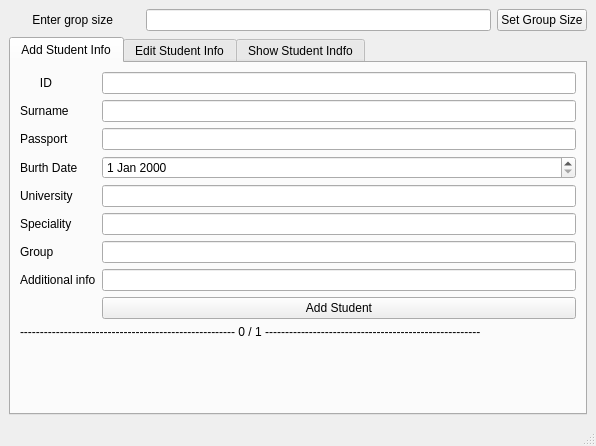
<?xml version="1.0" encoding="UTF-8"?>
<ui version="4.0">
 <class>MainWindow</class>
 <widget class="QMainWindow" name="MainWindow">
  <property name="geometry">
   <rect>
    <x>0</x>
    <y>0</y>
    <width>596</width>
    <height>446</height>
   </rect>
  </property>
  <property name="windowTitle">
   <string>MainWindow</string>
  </property>
  <widget class="QWidget" name="centralwidget">
   <layout class="QVBoxLayout" name="verticalLayout_2">
    <item>
     <layout class="QVBoxLayout" name="verticalLayout">
      <item>
       <layout class="QHBoxLayout" name="horizontalLayout">
        <item>
         <widget class="QLabel" name="groupSizeLabel">
          <property name="enabled">
           <bool>true</bool>
          </property>
          <property name="text">
           <string>       Enter grop size        </string>
          </property>
         </widget>
        </item>
        <item>
         <widget class="QLineEdit" name="groupSizeEdit"/>
        </item>
        <item>
         <widget class="QPushButton" name="groupSizeEditButton">
          <property name="text">
           <string>Set Group Size</string>
          </property>
         </widget>
        </item>
       </layout>
      </item>
      <item>
       <widget class="QTabWidget" name="tabWidget">
        <property name="toolTip">
         <string>&lt;html&gt;&lt;head/&gt;&lt;body&gt;&lt;p&gt;&lt;br/&gt;&lt;/p&gt;&lt;/body&gt;&lt;/html&gt;</string>
        </property>
        <property name="currentIndex">
         <number>0</number>
        </property>
        <widget class="QWidget" name="tabWidgetPage1" native="true">
         <attribute name="title">
          <string>Add Student Info</string>
         </attribute>
         <layout class="QVBoxLayout" name="verticalLayout_3">
          <item>
           <layout class="QGridLayout" name="gridLayout">
            <item row="2" column="0">
             <layout class="QFormLayout" name="formLayout">
              <item row="1" column="0">
               <widget class="QLabel" name="surnameLabel">
                <property name="text">
                 <string>Surname</string>
                </property>
               </widget>
              </item>
              <item row="1" column="1">
               <widget class="QLineEdit" name="surnameEdit"/>
              </item>
              <item row="2" column="0">
               <widget class="QLabel" name="pasportLabel">
                <property name="text">
                 <string>Passport</string>
                </property>
               </widget>
              </item>
              <item row="2" column="1">
               <widget class="QLineEdit" name="passportEdit"/>
              </item>
              <item row="3" column="0">
               <widget class="QLabel" name="dateLabel">
                <property name="text">
                 <string>Burth Date</string>
                </property>
               </widget>
              </item>
              <item row="3" column="1">
               <widget class="QDateEdit" name="dateEdit"/>
              </item>
              <item row="4" column="0">
               <widget class="QLabel" name="universityLabel">
                <property name="text">
                 <string>University</string>
                </property>
               </widget>
              </item>
              <item row="4" column="1">
               <widget class="QLineEdit" name="universityEdit"/>
              </item>
              <item row="5" column="0">
               <widget class="QLabel" name="specLabel">
                <property name="text">
                 <string>Speciality</string>
                </property>
               </widget>
              </item>
              <item row="5" column="1">
               <widget class="QLineEdit" name="specEdit"/>
              </item>
              <item row="0" column="1">
               <widget class="QLineEdit" name="idEdit"/>
              </item>
              <item row="0" column="0">
               <widget class="QLabel" name="IdLabel">
                <property name="text">
                 <string>      ID     </string>
                </property>
               </widget>
              </item>
              <item row="6" column="1">
               <widget class="QLineEdit" name="groupEdit"/>
              </item>
              <item row="6" column="0">
               <widget class="QLabel" name="groupLabel">
                <property name="text">
                 <string>Group</string>
                </property>
               </widget>
              </item>
              <item row="7" column="0">
               <widget class="QLabel" name="infoLabel">
                <property name="text">
                 <string>Additional info</string>
                </property>
               </widget>
              </item>
              <item row="7" column="1">
               <widget class="QLineEdit" name="infoEdit"/>
              </item>
              <item row="8" column="1">
               <widget class="QPushButton" name="addStudent">
                <property name="text">
                 <string>Add Student</string>
                </property>
               </widget>
              </item>
              <item row="9" column="0" colspan="2">
               <widget class="QLabel" name="label">
                <property name="text">
                 <string>------------------------------------------------------ 0 / 1 ------------------------------------------------------</string>
                </property>
               </widget>
              </item>
             </layout>
            </item>
           </layout>
          </item>
         </layout>
        </widget>
        <widget class="QWidget" name="tabWidgetPage2" native="true">
         <attribute name="title">
          <string>Edit Student Info</string>
         </attribute>
         <widget class="QWidget" name="layoutWidget_2">
          <property name="geometry">
           <rect>
            <x>10</x>
            <y>0</y>
            <width>554</width>
            <height>305</height>
           </rect>
          </property>
          <layout class="QGridLayout" name="gridLayout_3">
           <item row="2" column="0">
            <layout class="QFormLayout" name="formLayout_2">
             <item row="2" column="0">
              <widget class="QLabel" name="IdLabel_4">
               <property name="text">
                <string>      ID     </string>
               </property>
              </widget>
             </item>
             <item row="2" column="1">
              <widget class="QLineEdit" name="idEdit_2"/>
             </item>
             <item row="3" column="0">
              <widget class="QLabel" name="surnameLabel_4">
               <property name="text">
                <string>Surname</string>
               </property>
              </widget>
             </item>
             <item row="3" column="1">
              <widget class="QLineEdit" name="surnameEdit_2"/>
             </item>
             <item row="4" column="0">
              <widget class="QLabel" name="pasportLabel_4">
               <property name="text">
                <string>Passport</string>
               </property>
              </widget>
             </item>
             <item row="4" column="1">
              <widget class="QLineEdit" name="passportEdit_2"/>
             </item>
             <item row="5" column="0">
              <widget class="QLabel" name="dateLabel_4">
               <property name="text">
                <string>Burth Date</string>
               </property>
              </widget>
             </item>
             <item row="5" column="1">
              <widget class="QDateEdit" name="dateEdit_2"/>
             </item>
             <item row="6" column="0">
              <widget class="QLabel" name="universityLabel_4">
               <property name="text">
                <string>University</string>
               </property>
              </widget>
             </item>
             <item row="6" column="1">
              <widget class="QLineEdit" name="universityEdit_2"/>
             </item>
             <item row="7" column="0">
              <widget class="QLabel" name="specLabel_4">
               <property name="text">
                <string>Speciality</string>
               </property>
              </widget>
             </item>
             <item row="7" column="1">
              <widget class="QLineEdit" name="specEdit_2"/>
             </item>
             <item row="8" column="0">
              <widget class="QLabel" name="groupLabel_4">
               <property name="text">
                <string>Group</string>
               </property>
              </widget>
             </item>
             <item row="8" column="1">
              <widget class="QLineEdit" name="groupEdit_2"/>
             </item>
             <item row="9" column="0">
              <widget class="QLabel" name="infoLabel_4">
               <property name="text">
                <string>Additional info</string>
               </property>
              </widget>
             </item>
             <item row="9" column="1">
              <widget class="QLineEdit" name="infoEdit_2"/>
             </item>
             <item row="10" column="1">
              <widget class="QPushButton" name="editStudent">
               <property name="text">
                <string>Edit Student</string>
               </property>
              </widget>
             </item>
             <item row="1" column="1">
              <widget class="QComboBox" name="comboBox_2">
               <item>
                <property name="text">
                 <string>(none)</string>
                </property>
               </item>
              </widget>
             </item>
            </layout>
           </item>
          </layout>
         </widget>
        </widget>
        <widget class="QWidget" name="tabWidgetPage3" native="true">
         <attribute name="title">
          <string>Show Student Indfo</string>
         </attribute>
         <layout class="QHBoxLayout" name="horizontalLayout_2">
          <item>
           <layout class="QGridLayout" name="gridLayout_2">
            <item row="0" column="1" colspan="2">
             <widget class="QComboBox" name="comboBox">
              <item>
               <property name="text">
                <string>(none)</string>
               </property>
              </item>
             </widget>
            </item>
            <item row="1" column="0">
             <widget class="QLabel" name="IdLabel_2">
              <property name="text">
               <string>      ID     </string>
              </property>
             </widget>
            </item>
            <item row="1" column="2">
             <widget class="QLabel" name="IdLabel_3">
              <property name="text">
               <string>NaN</string>
              </property>
             </widget>
            </item>
            <item row="2" column="0">
             <widget class="QLabel" name="surnameLabel_2">
              <property name="text">
               <string>Surname</string>
              </property>
             </widget>
            </item>
            <item row="2" column="2">
             <widget class="QLabel" name="surnameLabel_3">
              <property name="text">
               <string>NaN</string>
              </property>
             </widget>
            </item>
            <item row="3" column="0">
             <widget class="QLabel" name="pasportLabel_2">
              <property name="text">
               <string>Passport</string>
              </property>
             </widget>
            </item>
            <item row="3" column="2">
             <widget class="QLabel" name="pasportLabel_3">
              <property name="text">
               <string>NaN</string>
              </property>
             </widget>
            </item>
            <item row="4" column="0" colspan="2">
             <widget class="QLabel" name="dateLabel_2">
              <property name="text">
               <string>Burth Date</string>
              </property>
             </widget>
            </item>
            <item row="4" column="2">
             <widget class="QLabel" name="dateLabel_3">
              <property name="text">
               <string>NaN</string>
              </property>
             </widget>
            </item>
            <item row="5" column="0" colspan="2">
             <widget class="QLabel" name="universityLabel_2">
              <property name="text">
               <string>University</string>
              </property>
             </widget>
            </item>
            <item row="5" column="2">
             <widget class="QLabel" name="universityLabel_3">
              <property name="text">
               <string>NaN</string>
              </property>
             </widget>
            </item>
            <item row="6" column="0">
             <widget class="QLabel" name="specLabel_2">
              <property name="text">
               <string>Speciality</string>
              </property>
             </widget>
            </item>
            <item row="6" column="2">
             <widget class="QLabel" name="specLabel_3">
              <property name="text">
               <string>NaN</string>
              </property>
             </widget>
            </item>
            <item row="7" column="0">
             <widget class="QLabel" name="groupLabel_2">
              <property name="text">
               <string>Group</string>
              </property>
             </widget>
            </item>
            <item row="7" column="2">
             <widget class="QLabel" name="groupLabel_3">
              <property name="text">
               <string>NaN</string>
              </property>
             </widget>
            </item>
            <item row="8" column="0" colspan="2">
             <widget class="QLabel" name="infoLabel_2">
              <property name="text">
               <string>Additional info</string>
              </property>
             </widget>
            </item>
            <item row="8" column="2">
             <widget class="QLabel" name="infoLabel_3">
              <property name="text">
               <string>NaN</string>
              </property>
             </widget>
            </item>
           </layout>
          </item>
         </layout>
        </widget>
       </widget>
      </item>
     </layout>
    </item>
   </layout>
  </widget>
  <widget class="QMenuBar" name="menubar">
   <property name="geometry">
    <rect>
     <x>0</x>
     <y>0</y>
     <width>596</width>
     <height>21</height>
    </rect>
   </property>
  </widget>
  <widget class="QStatusBar" name="statusbar"/>
 </widget>
 <resources/>
 <connections/>
</ui>
